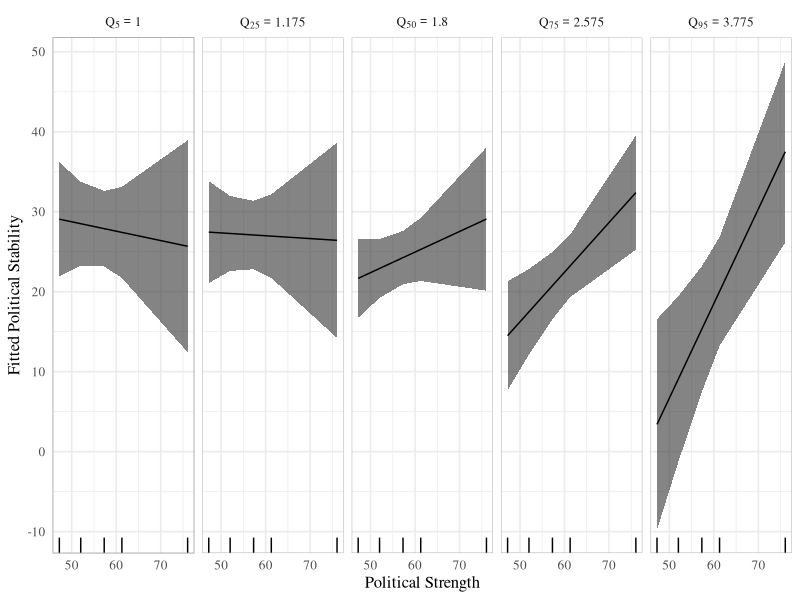
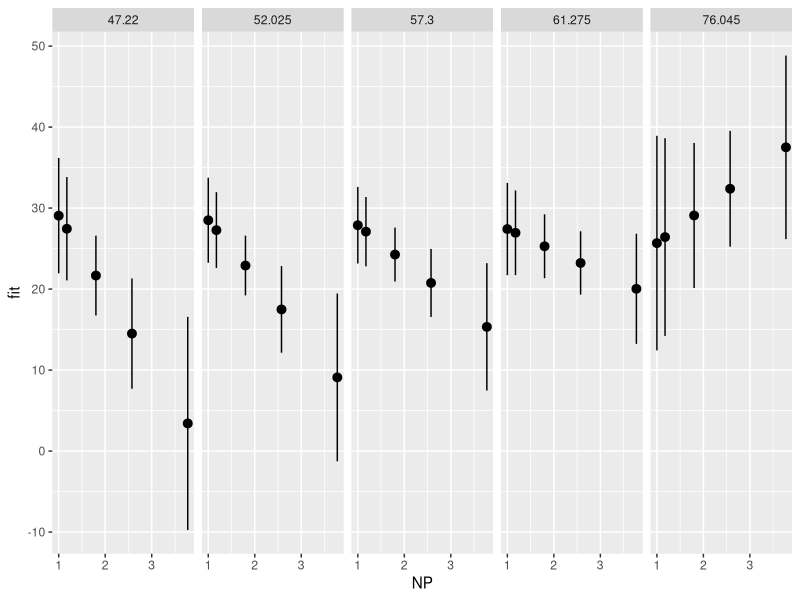
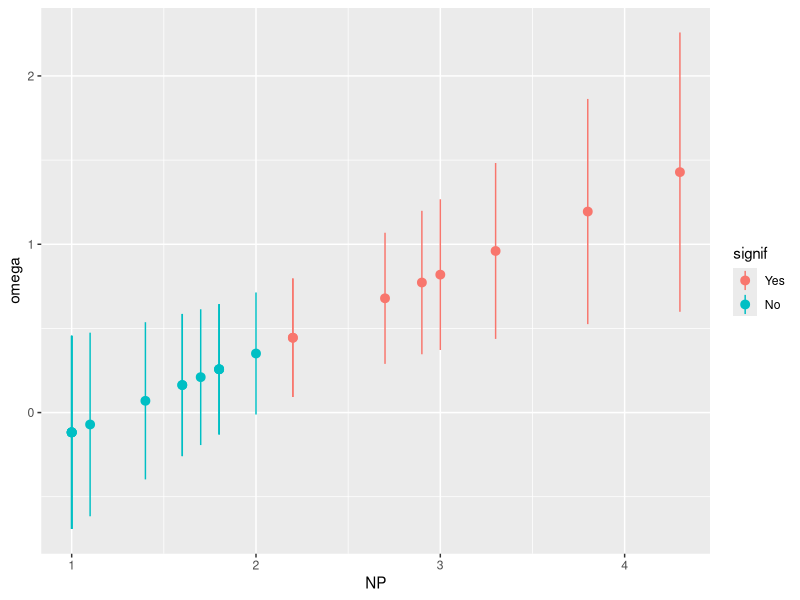
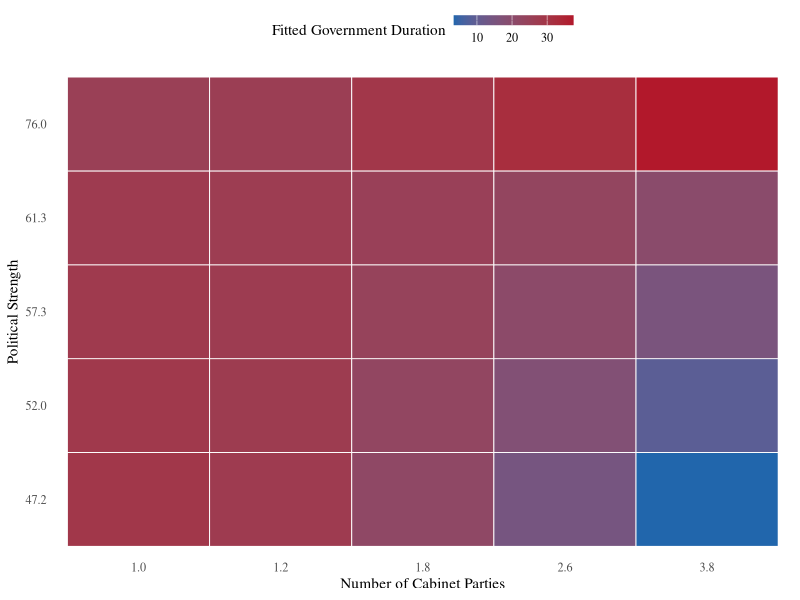

Source code (R) for these figures, in order:
## ---- chunk 1
# load data ------------------------------------------------
rm(list = ls())
library('ggplot2')
dta <- data.frame(
  id = c(
    2, 3, 4, 5, 6, 7, 8, 9, 10, 11, 12, 13, 14, 15, 16,
    17, 18, 19, 20, 21, 22, 23
  ),
  govdur = c(
    17.1, 32.2, 11.9, 12.3, 32.8, 30.0, 30.8, 18.0,
    20.2, 13.6, 11.0, 26.6, 31.8, 45.1, 30.3, 25.2, 11.5,
    29.2, 24.7, 43.6, 22.4, 30.4
  ),
  PS = c(
    52.0, 58.9, 59.0, 52.1, 54.3, 55.0, 76.4, 61.7,
    41.1, 57.4, 63.3, 55.4, 50.9, 69.3, 62.0, 47.6, 60.0,
    50.5, 47.2, 80.4, 59.1, 57.2
  ),
  NP = c(
    1.0, 2.2, 4.3, 2.7, 1.0, 1.0, 1.8, 3.0, 1.8, 2.9,
    1.1, 2.2, 1.6, 2.0, 3.3, 1.8, 1.6, 1.0, 1.4, 3.8, 1.7,
    1.0
  ),
  PD = c(
    0, 1, 0, 0, 1, 0, 1, 1, 1, 1, 0, 1, 1, 1, 1, 1, 0,
    0, 1, 1, 1, 1
  )
)
head(dta)
# Dependent variable: govdur = government duration
# Independent variables:
#  PS = Political strength
#  NP = Number of Parties
#  PD = ???
## ---- chunk 2
# fit model & generate predictions ------------------------
fit <- lm(govdur ~ NP*PS + PD, data = dta)
summary(fit)

quantiles <- c(.05, .25, .5, .75, .95)
pred.dta <- expand.grid(
  # expand.grid covers all quantile combinations
  NP = quantile(dta[, 'NP'], quantiles),
  PS = quantile(dta[, 'PS'], quantiles),
  PD = mean(dta[, 'PD'])
)
pred.y <- predict(
  fit, newdata = pred.dta, type = 'response',
  se.fit = TRUE, interval = 'confidence'
)
pdta <- data.frame(
  pred.dta, pred.y[['fit']], se.fit = pred.y[['se.fit']]
)
rm(quantiles, pred.y)
pdta <- within(pdta,
  NP.cat <- factor(NP, levels = sort(unique(NP)),
    labels = c(
      'Q[5] == 1', 'Q[25] == 1.175', 'Q[50] == 1.8',
      'Q[75] == 2.575', 'Q[95] == 3.775'
    )
  )
)
## ---- chunk 3
ggplot(pdta, aes(x = PS, y = fit)) +
  geom_ribbon(aes(ymin = lwr, ymax = upr), alpha = .6) +
  geom_line() +
  geom_rug(sides = 'b') +
  labs(
    x = 'Political Strength', y = 'Fitted Political Stability'
  ) +
  facet_grid(~NP.cat, labeller = label_parsed) +
  theme_minimal(base_size = 12, base_family = 'serif') +
  theme(panel.border = element_rect(size = .3, colour = 'grey65', fill = 'transparent'))
ggplot(pdta, aes(x = NP, y = fit)) +
  geom_pointrange(aes(ymin = lwr, ymax = upr)) +
  facet_grid(~PS)
## ---- chunk 4
beta <- coef(fit)
omega <- beta['PS'] + beta['NP:PS'] * dta[, 'NP']
se.fit <- sqrt(
  diag(vcov(fit))['PS'] + 
  2 * dta[, 'NP'] * vcov(fit)['PS', 'NP:PS'] + 
  (dta[, 'NP']^2) * diag(vcov(fit))['NP:PS']
)

upr <- omega + 1.96 * se.fit
lwr <- omega - 1.96 * se.fit
pdta.bauer <- data.frame(
  omega = omega,
  upr = upr,
  lwr = lwr,
  se.fit = se.fit,
  NP = dta[, 'NP']
)
pdta.bauer <- within(pdta.bauer, {
  signif <- ifelse(lwr < 0 & upr > 0, 1, 0)
  signif <- factor(signif, 0:1, c('Yes', 'No'))
  }
)
rm(beta, omega, se.fit, upr, lwr)
ggplot(
  data = pdta.bauer, 
  aes(x = NP, y = omega, ymin = lwr, ymax = upr, colour = signif)
) +
  geom_pointrange()
## ---- chunk 5
# simple map ----------------------------------------------
ggplot(data = pdta,
  aes(
    x = factor(format(NP, digits = 2)),
    y = factor(format(PS, digits = 3)),
    fill = fit #, alpha = 1/se.fit
  )
) +
  geom_tile(colour = 'white', size = .3) +
  scale_fill_gradient(low = '#2166ac', high = '#b2182b') +
  labs(
    x = 'Number of Cabinet Parties',
    y = 'Political Strength',
    fill = 'Fitted Government Duration'
  ) +
  theme_minimal() +
  theme(
    text = element_text(family = 'serif'),
    legend.key.height = grid::unit(.5, 'lines'),
    legend.position = 'top',
    legend.direction = 'horizontal',
    axis.ticks = element_blank(),
    panel.grid = element_blank(),
    plot.background = element_blank()
  )
